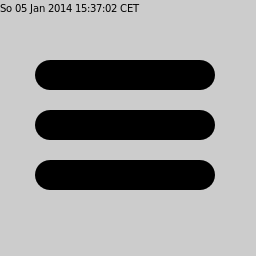

Generate this figure with Julia:
## header to provide surface and context
using Cairo
c = CairoRGBSurface(256,256);
cr = CairoContext(c);

save(cr);
set_source_rgb(cr,0.8,0.8,0.8);    # light gray
rectangle(cr,0.0,0.0,256.0,256.0); # background
fill(cr);
restore(cr);

save(cr);
## original example, following here

move_to (cr, 50.0, 75.0);
line_to (cr, 200.0, 75.0);

move_to (cr, 50.0, 125.0);
line_to (cr, 200.0, 125.0);

move_to (cr, 50.0, 175.0);
line_to (cr, 200.0, 175.0);

set_line_width (cr, 30.0);
set_line_cap (cr, Cairo.CAIRO_LINE_CAP_ROUND);
stroke (cr);

## mark picture with current date
restore(cr);
move_to(cr,0.0,12.0);
set_source_rgb (cr, 0,0,0);
show_text(cr,strftime(time()));
write_to_png(c,"sample_multi_segment_caps.png");
